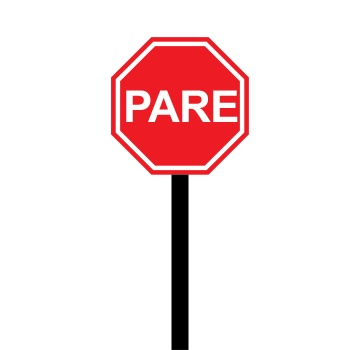
#> input picture morphology/plate.jpg, 350 x 350 px
$ python close.py
#> lines starting #> are read from the running program, lines starting #| are printed output that depends on the picture; after the words box and inside, x2 and y2 are one past the last pixel; in counts of white or black regions, pixels touching at a corner belong together
import cv2
import numpy as np

img = cv2.imread('plate.jpg', 0)
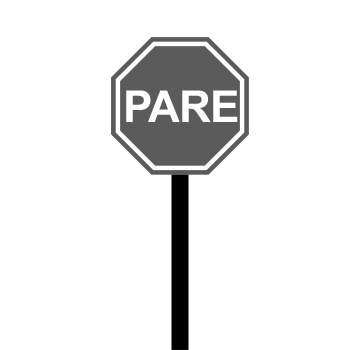
#> img: shape (350, 350); min 0, max 255, mean 232.7
bin_img = cv2.threshold(img, 0, 255, cv2.THRESH_BINARY+cv2.THRESH_OTSU)[1]
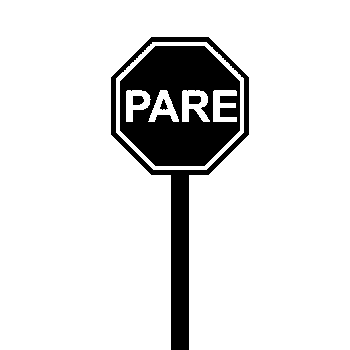
#> bin_img: shape (350, 350); 87.6% white; 5 black regions, box (x1, y1, x2, y2) and area: (120, 46, 240, 166) 9711, (111, 37, 249, 350) 5297, (189, 96, 201, 104) 92, (133, 96, 144, 105) 88, (160, 99, 168, 110) 47

kernel = np.array([[255,255,255],[255,255,255],[255,255,255]], np.uint8)

cv2.imwrite('bin-plate.jpg', bin_img)

def erode(img, kernel):
    erode_img = img.copy()
    row, column = img.shape
    for i in range(1, row - 2):
        for j in range(1, column - 2):
            value = np.uint8(255)
            compare = False
            for k in range(-1, 2):
                for l in range(-1, 2):
                    if img[i+k, j+l] != kernel[k+1,l+1]:
                        compare = True
                if compare:
                    value = np.uint8(0)
                    break
            erode_img[i,j] = value
    return erode_img

def dilate(img, kernel):
    dilate_img = img.copy()
    row, column = img.shape
#> row = 350; column = 350
    for i in range(1, row - 2):
        for j in range(1, column - 2):
            value = np.uint8(0)
            compare = False
            for k in range(-1, 2):
                for l in range(-1, 2):
                    if img[i+k, j+l] == kernel[k+1,l+1]:
                        compare = True
                if compare:
                    value = np.uint8(255)
                    break
            dilate_img[i,j] = value
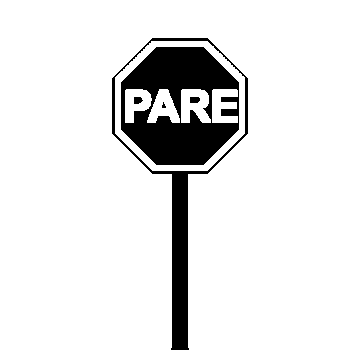
#> dilate_img: shape (350, 350); 89.7% white; 5 black regions (1 under 20 px), largest, box (x1, y1, x2, y2) and area: (121, 47, 239, 165) 8625, (112, 38, 248, 350) 3903, (190, 97, 200, 103) 56, (134, 97, 143, 104) 52
    return dilate_img


dilate_img = dilate(bin_img, kernel)
close_img = erode(dilate_img, kernel)
#> after the loop in erode, `for i in range(1, row - 2):`:
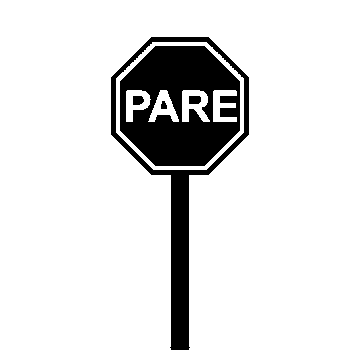
#> erode_img: shape (350, 350); 87.6% white; 5 black regions, box (x1, y1, x2, y2) and area: (120, 46, 240, 166) 9707, (111, 37, 249, 350) 5299, (189, 96, 201, 104) 92, (133, 96, 144, 105) 88, (161, 101, 167, 109) 39
cv2.imwrite('closed-plate.jpg', close_img)
